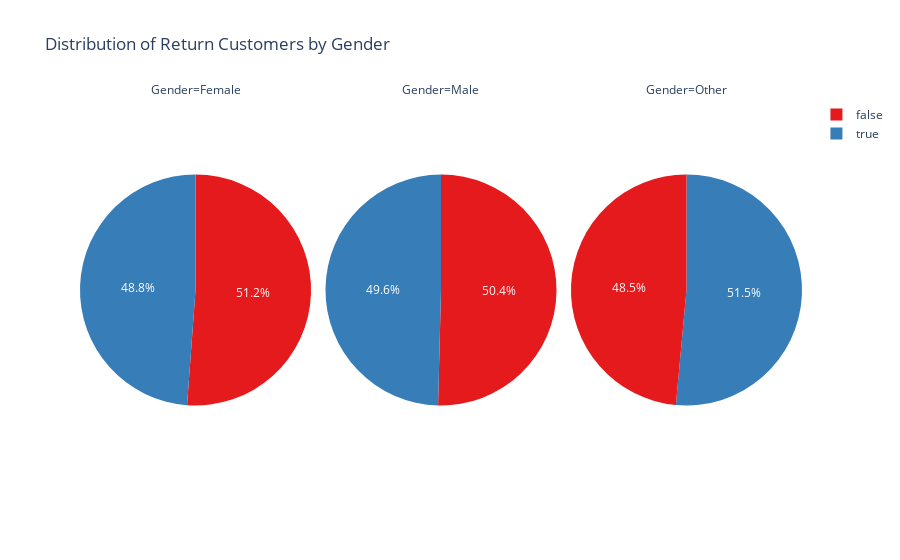

Here is the notebook cell this chart was saved with:
### Code cell
import plotly.express as px

# Prepare data for pie chart by Gender and Return Customer status
return_customer_gender_counts = df.groupby(['Gender', 'Return Customer']).size().reset_index(name='Count')

# Create a pie chart
pie_fig = px.pie(
    return_customer_gender_counts,
    values='Count',
    names='Return Customer',
    title='Distribution of Return Customers by Gender',
    color='Return Customer',
    color_discrete_sequence=px.colors.qualitative.Set1,
    facet_col='Gender',  # Create separate pie charts for each gender
)

# Show the pie chart
pie_fig.show()

### Figure 1 — Plotly figure (JSON) as saved in the notebook; plotly's stock layout.template omitted (floating-point values rounded to 4 significant figures)
{"data": [{"customdata": [[false], [true]], "domain": {"x": [0, 0.32], "y": [0, 1]}, "hovertemplate": "Gender=Female<br>Return Customer=%{customdata[0]}<br>Count=%{value}<extra></extra>", "labels": [false, true], "legendgroup": "", "marker": {"colors": ["rgb(228,26,28)", "rgb(55,126,184)"]}, "name": "", "showlegend": true, "type": "pie", "values": [1708, 1630]}, {"customdata": [[false], [true]], "domain": {"x": [0.34, 0.66], "y": [0, 1]}, "hovertemplate": "Gender=Male<br>Return Customer=%{customdata[0]}<br>Count=%{value}<extra></extra>", "labels": [false, true], "legendgroup": "", "marker": {"colors": ["rgb(228,26,28)", "rgb(55,126,184)"]}, "name": "", "showlegend": true, "type": "pie", "values": [1688, 1661]}, {"customdata": [[false], [true]], "domain": {"x": [0.68, 1.0], "y": [0, 1]}, "hovertemplate": "Gender=Other<br>Return Customer=%{customdata[0]}<br>Count=%{value}<extra></extra>", "labels": [false, true], "legendgroup": "", "marker": {"colors": ["rgb(228,26,28)", "rgb(55,126,184)"]}, "name": "", "showlegend": true, "type": "pie", "values": [1608, 1705]}], "layout": {"annotations": [{"font": {}, "showarrow": false, "text": "Gender=Female", "x": 0.16, "xanchor": "center", "xref": "paper", "y": 1, "yanchor": "bottom", "yref": "paper"}, {"font": {}, "showarrow": false, "text": "Gender=Male", "x": 0.5, "xanchor": "center", "xref": "paper", "y": 1, "yanchor": "bottom", "yref": "paper"}, {"font": {}, "showarrow": false, "text": "Gender=Other", "x": 0.84, "xanchor": "center", "xref": "paper", "y": 1, "yanchor": "bottom", "yref": "paper"}], "legend": {"tracegroupgap": 0}, "piecolorway": ["rgb(228,26,28)", "rgb(55,126,184)", "rgb(77,175,74)", "rgb(152,78,163)", "rgb(255,127,0)", "rgb(255,255,51)", "rgb(166,86,40)", "rgb(247,129,191)", "rgb(153,153,153)"], "title": {"text": "Distribution of Return Customers by Gender"}}}
